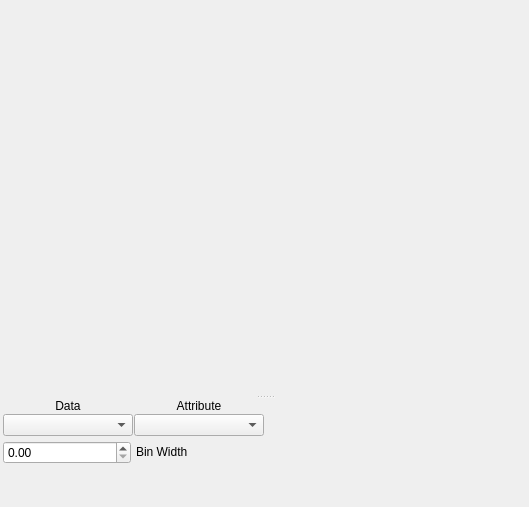
<?xml version="1.0" encoding="UTF-8"?>
<ui version="4.0">
 <class>HistogramWidget</class>
 <widget class="QWidget" name="HistogramWidget">
  <property name="geometry">
   <rect>
    <x>0</x>
    <y>0</y>
    <width>529</width>
    <height>507</height>
   </rect>
  </property>
  <property name="focusPolicy">
   <enum>Qt::StrongFocus</enum>
  </property>
  <property name="windowTitle">
   <string>Form</string>
  </property>
  <property name="styleSheet">
   <string notr="true"/>
  </property>
  <layout class="QVBoxLayout" name="verticalLayout_4">
   <property name="margin">
    <number>3</number>
   </property>
   <item>
    <widget class="QSplitter" name="splitter">
     <property name="orientation">
      <enum>Qt::Vertical</enum>
     </property>
     <widget class="MplWidget" name="mplWidget" native="true">
      <property name="sizePolicy">
       <sizepolicy hsizetype="Expanding" vsizetype="Expanding">
        <horstretch>0</horstretch>
        <verstretch>10</verstretch>
       </sizepolicy>
      </property>
      <property name="baseSize">
       <size>
        <width>0</width>
        <height>300</height>
       </size>
      </property>
     </widget>
     <widget class="QWidget" name="layoutWidget">
      <layout class="QHBoxLayout" name="bottom_panel">
       <property name="spacing">
        <number>1</number>
       </property>
       <item>
        <layout class="QVBoxLayout" name="options_layout">
         <property name="spacing">
          <number>5</number>
         </property>
         <item>
          <layout class="QHBoxLayout" name="combo_layout">
           <property name="spacing">
            <number>1</number>
           </property>
           <item>
            <layout class="QVBoxLayout" name="data_layout">
             <property name="spacing">
              <number>1</number>
             </property>
             <item>
              <widget class="QLabel" name="label_3">
               <property name="sizePolicy">
                <sizepolicy hsizetype="Preferred" vsizetype="Fixed">
                 <horstretch>0</horstretch>
                 <verstretch>0</verstretch>
                </sizepolicy>
               </property>
               <property name="text">
                <string>Data</string>
               </property>
               <property name="alignment">
                <set>Qt::AlignCenter</set>
               </property>
              </widget>
             </item>
             <item>
              <widget class="QComboBox" name="dataCombo">
               <property name="toolTip">
                <string>Select a data set</string>
               </property>
              </widget>
             </item>
            </layout>
           </item>
           <item>
            <layout class="QVBoxLayout" name="attribute_layout">
             <property name="spacing">
              <number>1</number>
             </property>
             <item>
              <widget class="QLabel" name="label_4">
               <property name="sizePolicy">
                <sizepolicy hsizetype="Preferred" vsizetype="Fixed">
                 <horstretch>0</horstretch>
                 <verstretch>0</verstretch>
                </sizepolicy>
               </property>
               <property name="text">
                <string>Attribute</string>
               </property>
               <property name="alignment">
                <set>Qt::AlignCenter</set>
               </property>
              </widget>
             </item>
             <item>
              <widget class="QComboBox" name="attributeCombo">
               <property name="toolTip">
                <string>Select an attribute</string>
               </property>
              </widget>
             </item>
            </layout>
           </item>
          </layout>
         </item>
         <item>
          <layout class="QHBoxLayout" name="width_layout">
           <property name="spacing">
            <number>5</number>
           </property>
           <item>
            <widget class="QDoubleSpinBox" name="widthSpinBox">
             <property name="toolTip">
              <string>Define the histogram bin width</string>
             </property>
            </widget>
           </item>
           <item>
            <widget class="QLabel" name="label">
             <property name="sizePolicy">
              <sizepolicy hsizetype="Preferred" vsizetype="Fixed">
               <horstretch>0</horstretch>
               <verstretch>0</verstretch>
              </sizepolicy>
             </property>
             <property name="text">
              <string>Bin Width</string>
             </property>
            </widget>
           </item>
          </layout>
         </item>
         <item>
          <spacer name="verticalSpacer">
           <property name="orientation">
            <enum>Qt::Vertical</enum>
           </property>
           <property name="sizeType">
            <enum>QSizePolicy::Expanding</enum>
           </property>
           <property name="sizeHint" stdset="0">
            <size>
             <width>20</width>
             <height>40</height>
            </size>
           </property>
          </spacer>
         </item>
        </layout>
       </item>
       <item>
        <widget class="LayerTreeWidget" name="layerTree" native="true">
         <property name="sizePolicy">
          <sizepolicy hsizetype="Preferred" vsizetype="Expanding">
           <horstretch>0</horstretch>
           <verstretch>1</verstretch>
          </sizepolicy>
         </property>
        </widget>
       </item>
      </layout>
     </widget>
    </widget>
   </item>
  </layout>
 </widget>
 <customwidgets>
  <customwidget>
   <class>LayerTreeWidget</class>
   <extends>QWidget</extends>
   <header>layertreewidget</header>
   <container>1</container>
  </customwidget>
  <customwidget>
   <class>MplWidget</class>
   <extends>QWidget</extends>
   <header>mplwidget</header>
   <container>1</container>
  </customwidget>
 </customwidgets>
 <resources/>
 <connections/>
</ui>
